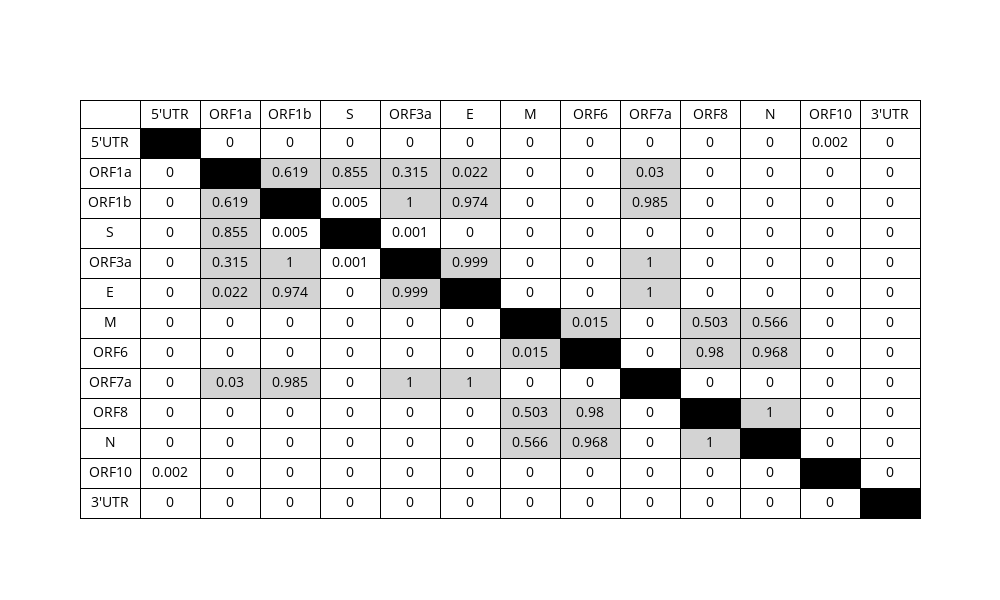

This figure's notebook cell:
### Code cell
p_table = p_value_table(get_stats(gene_df, scheme=None, value_col="mean_coverage", batch_col="gene", replace_str=None))
p_table.update_layout(width=1000, height=600)

### Figure 1 — Plotly figure (JSON) as saved in the notebook; plotly's stock layout.template omitted (floating-point values rounded to 4 significant figures; data arrays with more than 128 entries replaced by an {"elided": "..."} marker saying what was removed)
{"data": [{"cells": {"align": "center", "fill": {"color": {"elided": "14x13 str values"}}, "font": {"color": "black", "size": 14}, "height": 30, "line": {"color": "black"}, "values": {"elided": "14x13 mixed values"}}, "header": {"align": "center", "fill": {"color": "white"}, "font": {"color": "black", "size": 14}, "line": {"color": "black"}, "values": ["", "5'UTR", "ORF1a", "ORF1b", "S", "ORF3a", "E", "M", "ORF6", "ORF7a", "ORF8", "N", "ORF10", "3'UTR"]}, "type": "table"}], "layout": {"height": 600, "width": 1000}}
